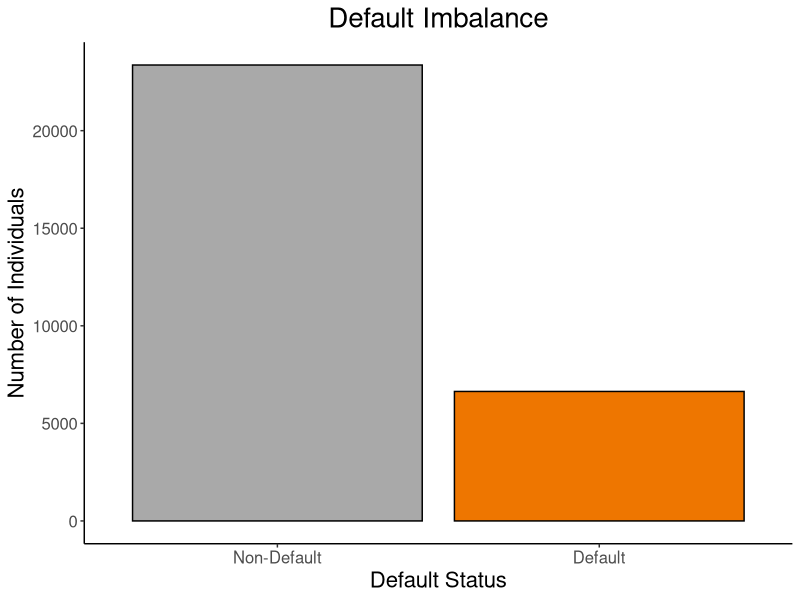
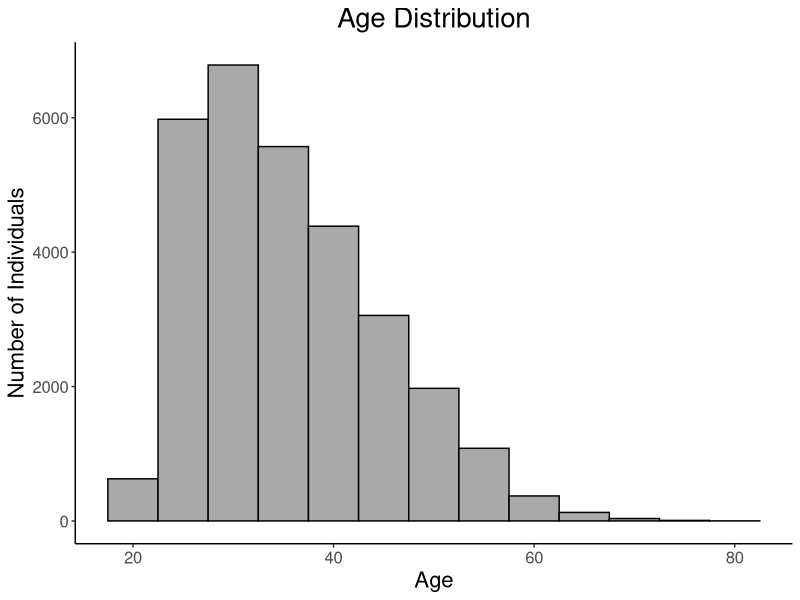
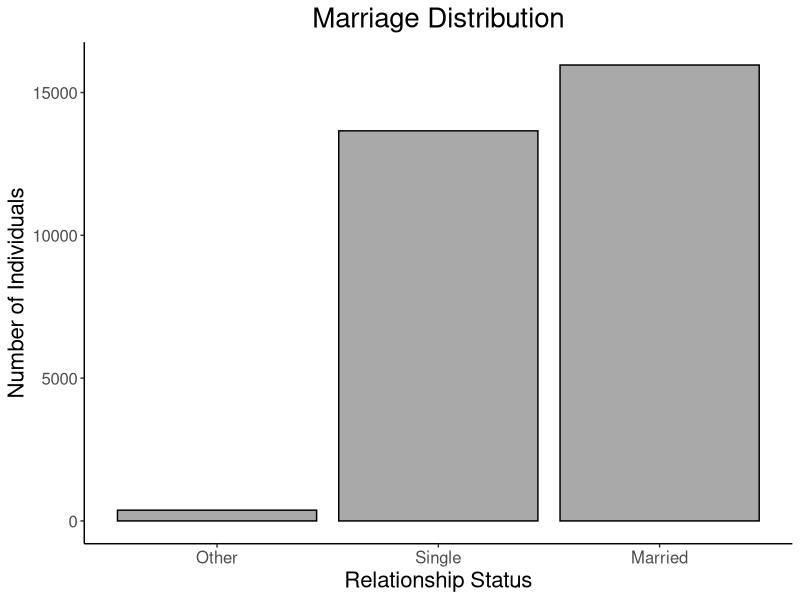
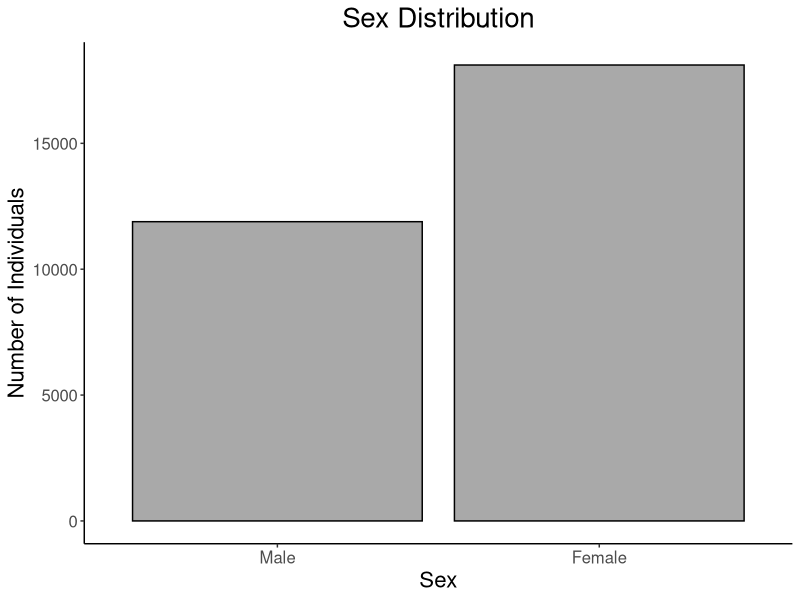

These figures' R source, in order:
# Step 1: EDA
# Visualize time series data
# general stats on distribution of limit balance, sex, ed, marriage, age
# 
# Step 2: Variable Treatment
# Sex, Ed, Marriage >>> One hot encoded
# Ed combine 4+
# 
# Step 3: Feature Engineering
# TS Debt to limit ratio or Average debt to limit ratio (Credit util)
# Average Bill
# Average Payment
# Late Payment Count
# Debt Difference
# 
# Step 4: Feature Scaling 
# normalize all numerical data
# 
# Step 5: Feature Selection
#
# Step 6: Model Refinement
# LOOCV
# Pruning

library(tidyverse)

# resetdata <- function() {
#   data <- read.csv("UCI_Dataset.csv")
#   data <- data[, -1]
#   colnames(data)[colnames(data) == "default.payment.next.month"] <- "DEFAULT"
#   assign("cc", data, envir = .GlobalEnv)
# }

cc <- read.csv("UCI_Dataset.csv")
cc <- cc[, -1]
colnames(cc)[colnames(cc) == "default.payment.next.month"] <- "DEFAULT"

cc$MARRIAGE[cc$MARRIAGE == 3] <- 0

# cc <- cc %>%
#   rename(LIM = LIMIT_BAL, REPAY1 = PAY_0, REPAY2 = PAY_2, REPAY3 = PAY_3, REPAY4 = PAY_4, REPAY5 = PAY_5, REPAY6 = PAY_6) %>%
#   rename_with(.fn = function(x) gsub("BILL_AMT", "BILL", x), .cols = starts_with("BILL_AMT")) %>%
#   rename_with(.fn = function(x) gsub("PAY_AMT", "PAY", x), .cols = starts_with("PAY_AMT"))
# 
# bill_ot <- colMeans(cc[, paste0("BILL", 1:6)])
# pay_ot <- colMeans(cc[, paste0("REPAY", 1:6)])
# pay_amt_ot <- colMeans(cc[, paste0("PAY", 1:6)])
# 
# plot(pay_ot)
# plot(bill_ot)
# plot(pay_amt_ot)
# 
# for (col_name in names(cc)) {
#   hist(cc[[col_name]], 
#        main = paste("Histogram of", col_name), # Title of the histogram
#        xlab = col_name, # Label for the x-axis
#        col = "lightblue", # Color of the bars (optional)
#        border = "black") # Color of the bar borders (optional)
# }
# 
# for (col_name in names(cc[,12:23])) {
#   boxplot(cc[[col_name]], 
#        main = paste("Boxplot of", col_name), # Title of the histogram
#        xlab = col_name, # Label for the x-axis
#        col = "lightblue", # Color of the bars (optional)
#        border = "black") # Color of the bar borders (optional)
# }

# Feature Engineering

# Credit utilization
# cc <- cc %>%
#   mutate(
#     UTIL1 = BILL_AMT1 / LIMIT_BAL,
#     UTIL2 = BILL_AMT2 / LIMIT_BAL,
#     UTIL3 = BILL_AMT3 / LIMIT_BAL,
#     UTIL4 = BILL_AMT4 / LIMIT_BAL,
#     UTIL5 = BILL_AMT5 / LIMIT_BAL,
#     UTIL6 = BILL_AMT6 / LIMIT_BAL
#   )

#Percent Credit Utilization
# cc <- cc %>%
#   mutate(UTIL = rowMeans(select(., starts_with("BILL"))) / LIM)
# 
# cc_util <- cc %>% 
#   filter(if_all(starts_with("UTIL"), ~ between(., 0, 1))) 
# 
# util_ot <- cc_util %>%
#   summarize(across(starts_with("UTIL"), mean)) %>%
#   as.numeric()
# 
# heatmap(cor(cc))
# 
# corrplot(cor(cc), method = "square")

#
# EDA Summary
# Debt balances tend to decrease over time
# Credit utilization over time seems to match debt balances plot
# The amount paid per month seems to be random
# The bill per month seems to be highly consistent
# Repayment behavior seems to be somewhat consistent also
#

library(ggplot2)
cc$default_factor <- factor(cc$DEFAULT, levels = c(0, 1), labels = c("Non-Default", "Default"))

# Default vs Non Default
ggplot(cc, aes(x = default_factor)) +
  geom_bar(fill = c("darkgray", "darkorange2"), color = "black") + # You can customize the colors
  labs(
    title = "Default Imbalance",
    x = "Default Status",
    y = "Number of Individuals"
  ) +
  theme_classic() +
  theme(plot.title = element_text(size = 20, hjust = 0.5),       # Title size
        axis.title.x = element_text(size = 16),                 # X-axis label size
        axis.title.y = element_text(size = 16),                 # Y-axis label size
        axis.text.x = element_text(size = 12),                  # X-axis tick label size
        axis.text.y = element_text(size = 12),                  # Y-axis tick label size
  )


# Age Distribution
ggplot(cc, aes(x = AGE)) +
  geom_histogram(stat = "bin", fill = "darkgray", color = "black", binwidth = 5) +
  labs(
    title = "Age Distribution",
    x = "Age",
    y = "Number of Individuals"
  ) +
  theme_classic() +
  theme(plot.title = element_text(size = 20, hjust = 0.5),       # Title size
        axis.title.x = element_text(size = 16),                 # X-axis label size
        axis.title.y = element_text(size = 16),                 # Y-axis label size
        axis.text.x = element_text(size = 12),                  # X-axis tick label size
        axis.text.y = element_text(size = 12),                  # Y-axis tick label size
        )


# Marriage Distribution
ggplot(cc, aes(x = factor(MARRIAGE))) +
  geom_bar(fill = "darkgray", color = "black") + # You can customize the colors
  labs(
    title = "Marriage Distribution",
    x = "Relationship Status",
    y = "Number of Individuals"
  ) +
  scale_x_discrete(labels = c("Other", "Single", "Married")) +
  theme_classic() +
  theme(plot.title = element_text(size = 20, hjust = 0.5),       # Title size
        axis.title.x = element_text(size = 16),                 # X-axis label size
        axis.title.y = element_text(size = 16),                 # Y-axis label size
        axis.text.x = element_text(size = 12),                  # X-axis tick label size
        axis.text.y = element_text(size = 12),                  # Y-axis tick label size
  ) 

# Sex Distribution
ggplot(cc, aes(x = factor(SEX))) +
  geom_bar(fill = "darkgray", color = "black") + # You can customize the colors
  labs(
    title = "Sex Distribution",
    x = "Sex",
    y = "Number of Individuals"
  ) +
  scale_x_discrete(labels = c("Male", "Female")) +
  theme_classic() +
  theme(plot.title = element_text(size = 20, hjust = 0.5),       # Title size
        axis.title.x = element_text(size = 16),                 # X-axis label size
        axis.title.y = element_text(size = 16),                 # Y-axis label size
        axis.text.x = element_text(size = 12),                  # X-axis tick label size
        axis.text.y = element_text(size = 12),                  # Y-axis tick label size
)
